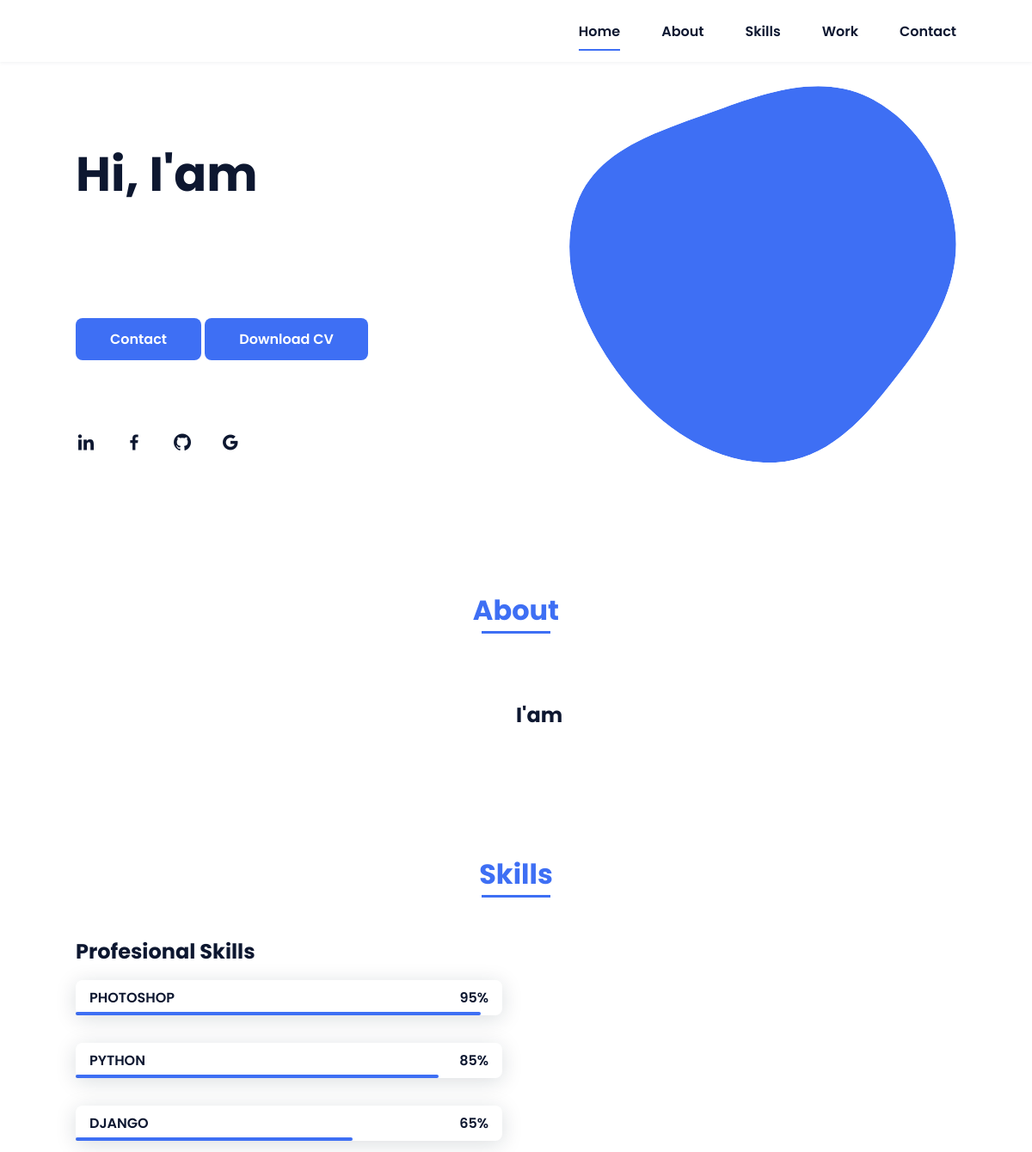
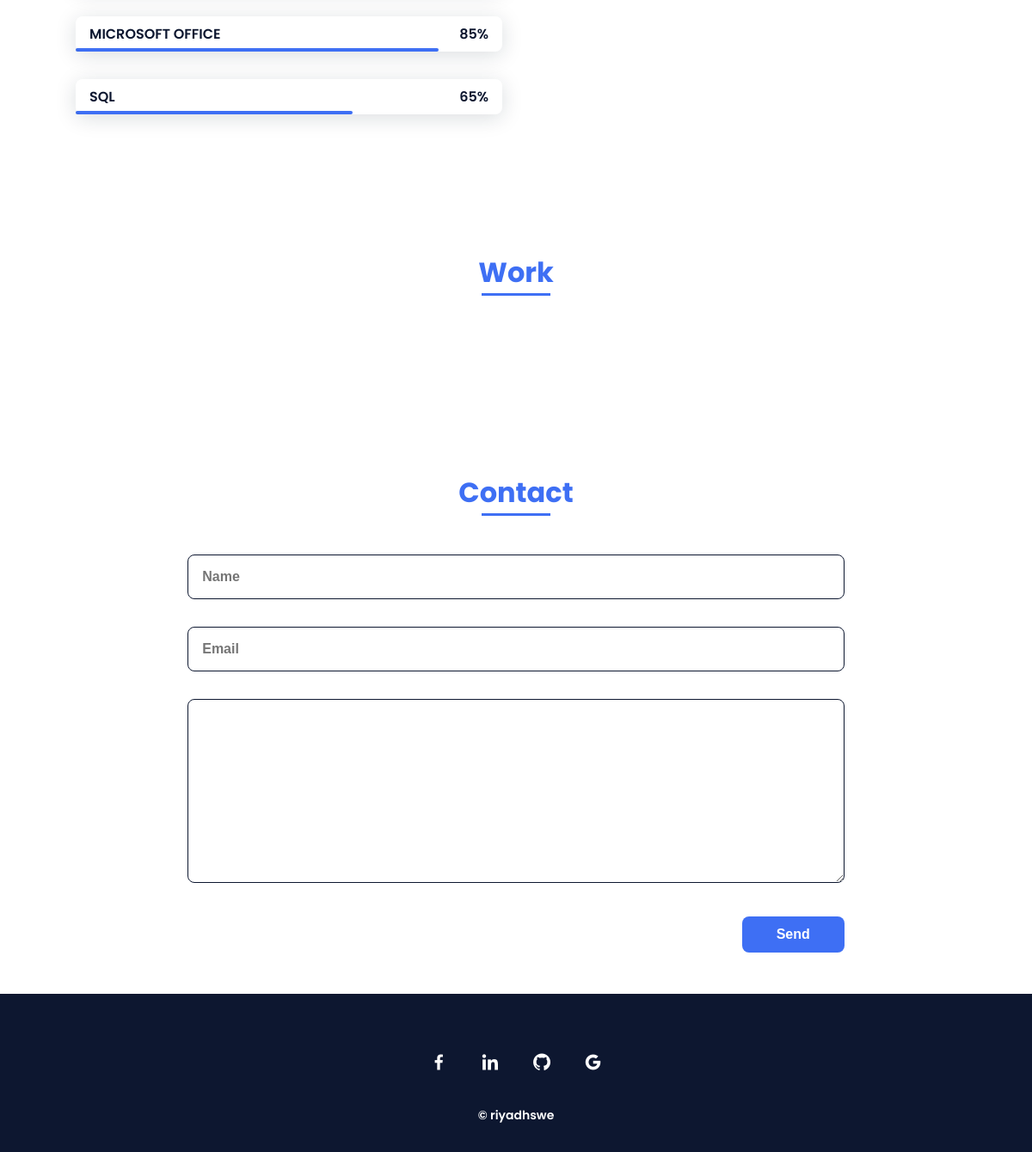
Before: / with the older database file (2 pictures, top to bottom).
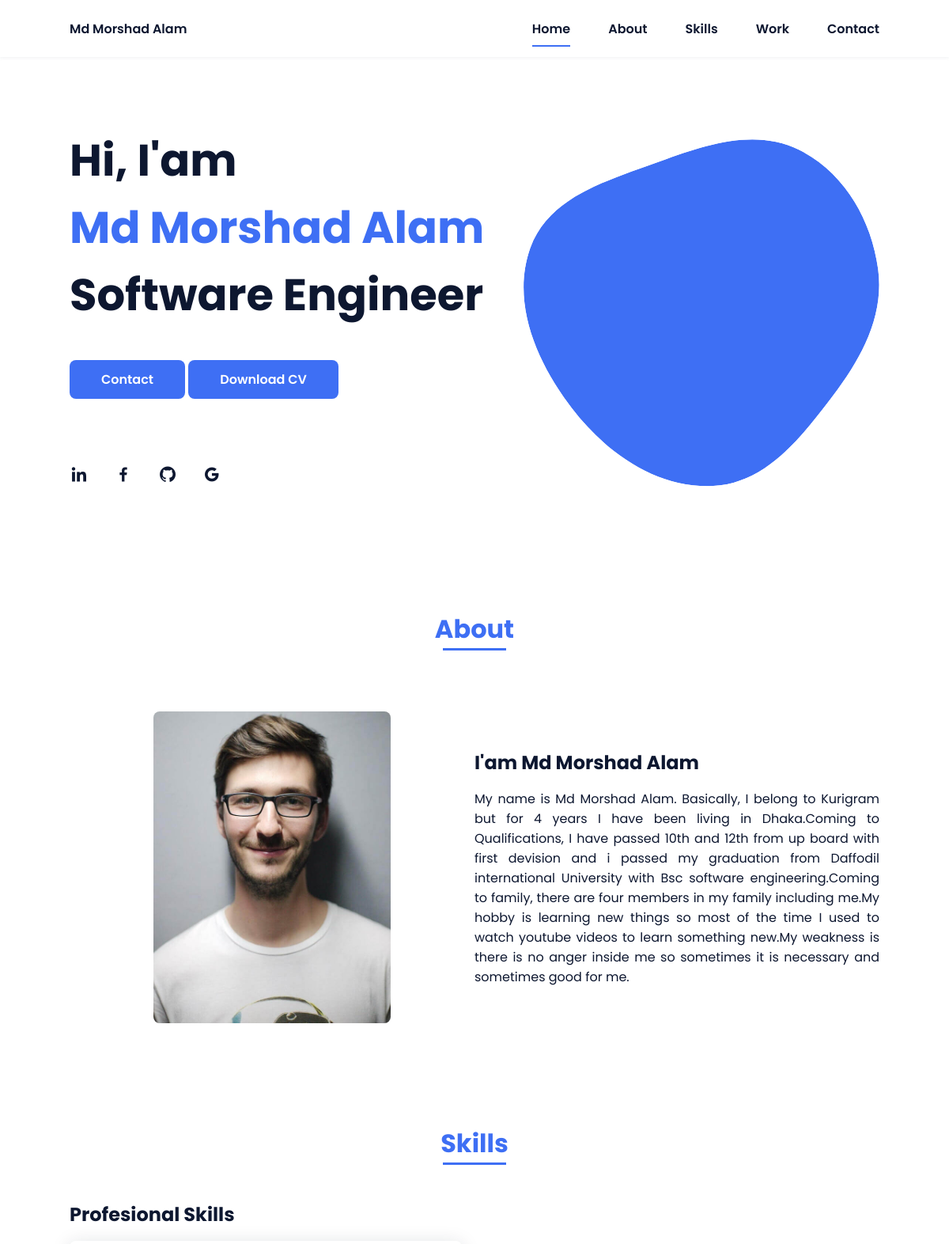
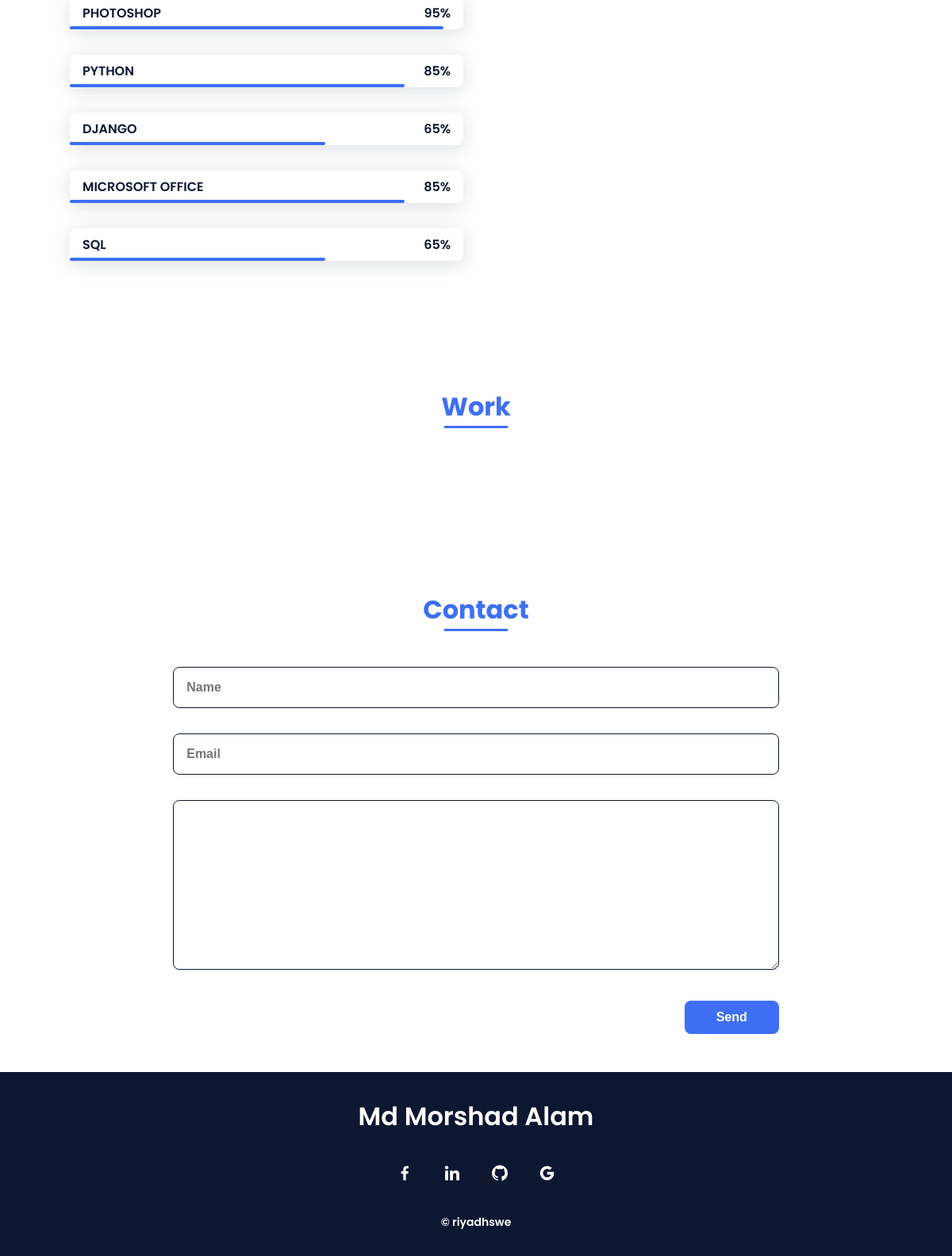
After: the same page with the newer database file (2 pictures, top to bottom).
### App/models.py (models this page shows, shortened)
class Skills(models.Model):
    Skill1 = models.CharField(max_length=200,verbose_name='Skill 95% ')
    Skill2 = models.CharField(max_length=200,verbose_name='Skill 85% ')
    Skill3 = models.CharField(max_length=200,verbose_name='Skill 65% ')
    Skill4 = models.CharField(max_length=200,verbose_name='Skill 85% ')
    Skill5 = models.CharField(max_length=200,verbose_name='Skill 65% ')

class Portfolio(models.Model):
    name = models.CharField(max_length=200, null=True)
    title = models.CharField(max_length=200, null=True)
    description = models.TextField(max_length=5000, null=True)

class Image(models.Model):
    name = models.CharField(max_length=200, null=True,verbose_name='Person Name')
    image1 = models.ImageField(upload_to='about/', blank=False,verbose_name='Profile 400*458 ')
    image2 = models.ImageField(upload_to='about/', blank=False,verbose_name='About 640*841 ')
    image3 = models.ImageField(upload_to='about/', blank=False,verbose_name='Skill 640*426 ')

### App/views.py (the view)
# urls.py: path('', views.index,name = 'index')
def index(request):
    portfoliodata = Portfolio.objects.all()
    imagedata = Image.objects.all()
    pdfdata = Pdf.objects.all()
    workdata = Work.objects.all()
    skilldata = Skills.objects.all()
    socialdata = Social.objects.all()
    contex = {
        'p': portfoliodata,
        'i': imagedata,
        'pdf': pdfdata,
        'work': workdata,
        'Skills': skilldata,
        'social': socialdata,
    }
    if request.method == 'POST':  # For Insert Data
        name = request.POST.get('name')
        email = request.POST.get('email')
        description = request.POST.get('description')
        contactdata = Contact(name=name, email=email, description=description)
        contactdata.save()
    return render(request, 'index.html', contex)

### templates/index.html (shortened to what this page needs)
{% load static %}
<!DOCTYPE html>
<html lang="en">
    <head>
        <link rel="stylesheet" href="{% static 'assets/css/styles.css'%}">
        <link href='https://cdn.jsdelivr.net/npm/boxicons@2.0.5/css/boxicons.min.css' rel='stylesheet'>
    </head>
    <body>
        <header class="l-header">
            <nav class="nav bd-grid">
                <div>
                    <a href="#" class="nav__logo">{{ p.0.name }}</a>
                </div>
                <div class="nav__menu" id="nav-menu">
                    <ul class="nav__list">
                        <li class="nav__item"><a href="#home" class="nav__link active">Home</a></li>
                        <li class="nav__item"><a href="#about" class="nav__link">About</a></li>
                        <li class="nav__item"><a href="#skills" class="nav__link">Skills</a></li>
                        <li class="nav__item"><a href="#work" class="nav__link">Work</a></li>
                        <li class="nav__item"><a href="#contact" class="nav__link">Contact</a></li>
                    </ul>
                </div>
            </nav>
        </header>
        <main class="l-main">
            <section class="home bd-grid" id="home">
                <div class="home__data">
                    <h1 class="home__title">Hi, I'am<br> <span class="home__title-color">{{ p.0.name }} </span><br> {{ p.0.title }}</h1>
                    <a href="#contact" class="button" >Contact</a>
                    <a href="{{ pdf.0.pdf.url }}" class="button" download="" >Download CV</a>
                </div>
                <div class="home__social">
                    <a href="{{ social.0.link1}}" class="home__social-icon"><i class='bx bxl-linkedin'></i></a>
                    <a href="{{ social.0.link2}}" class="home__social-icon"><i class='bx bxl-facebook' ></i></a>
                    <a href="{{ social.0.link3}}" class="home__social-icon"><i class='bx bxl-github' ></i></a>
                    <a href="mailto:{{ social.0.link4}}" class="home__social-icon"><i class='bx bxl-google' ></i></a>
                </div>
                <div class="home__img">
                    <svg class="home__blob" viewBox="0 0 479 467" xmlns="http://www.w3.org/2000/svg" xmlns:xlink="http://www.w3.org/1999/xlink">
                        <mask id="mask0" mask-type="alpha">
                            <path d="M9.19024 145.964C34.0253 76.5814 114.865 54.7299 184.111 29.4823C245.804 6.98884 311.86 -14.9503 370.735 14.143C431.207 44.026 467.948 107.508 477.191 174.311C485.897 237.229 454.931 294.377 416.506 344.954C373.74 401.245 326.068 462.801 255.442 466.189C179.416 469.835 111.552 422.137 65.1576 361.805C17.4835 299.81 -17.1617 219.583 9.19024 145.964Z"/>
                        </mask>
                        <g mask="url(#mask0)">
                            <path d="M9.19024 145.964C34.0253 76.5814 114.865 54.7299 184.111 29.4823C245.804 6.98884 311.86 -14.9503 370.735 14.143C431.207 44.026 467.948 107.508 477.191 174.311C485.897 237.229 454.931 294.377 416.506 344.954C373.74 401.245 326.068 462.801 255.442 466.189C179.416 469.835 111.552 422.137 65.1576 361.805C17.4835 299.81 -17.1617 219.583 9.19024 145.964Z"/>
                            <image class="home__blob-img" x="50" y="60" href="{{ i.0.image1.url }} "/>
                        </g>
                    </svg>
                </div>
            </section>
            <section class="about section " id="about">
                <h2 class="section-title">About</h2>
                <div class="about__container bd-grid">
                    <div class="about__img">
                        <img src="{{ i.0.image2.url }}" alt="">
                    </div>
                    <div>
                        <h2 class="about__subtitle">I'am {{ p.0.name }}</h2>
                        <p class="about__text" align="justify">{{ p.0.description }}</p>
                    </div>
                </div>
            </section>
            <section class="skills section" id="skills">
                <h2 class="section-title">Skills</h2>
                <div class="skills__container bd-grid">
                    <div>
                        <h2 class="skills__subtitle">Profesional Skills</h2>
                        <div class="skills__data">
                            <div class="skills__names">
                                <span class="skills__name">{{ Skills.0.Skill1 }}</span>
                            </div>
                            <div class="skills__bar skills__html">
                            </div>
                            <div>
                                <span class="skills__percentage">95%</span>
                            </div>
                        </div>
                        <div class="skills__data">
                            <div class="skills__names">
                                <span class="skills__name">{{ Skills.0.Skill2 }}</span>
                            </div>
                            <div class="skills__bar skills__css">
                            </div>
                            <div>
                                <span class="skills__percentage">85%</span>
                            </div>
                        </div>
                        <div class="skills__data">
                            <div class="skills__names">
                                <span class="skills__name">{{ Skills.0.Skill3 }}</span>
                            </div>
                            <div class="skills__bar skills__js">
                            </div>
                            <div>
                                <span class="skills__percentage">65%</span>
                            </div>
                        </div>
                        <div class="skills__data">
                            <div class="skills__names">
                                <span class="skills__name">{{ Skills.0.Skill4 }}</span>
                            </div>
                            <div class="skills__bar skills__ux">
                            </div>
                            <div>
                                <span class="skills__percentage">85%</span>
                            </div>
                        </div>
                        <div class="skills__data">
                            <div class="skills__names">
                                <span class="skills__name">{{ Skills.0.Skill5 }}</span>
                            </div>
                            <div class="skills__bar skills__js">
                            </div>
                            <div>
                                <span class="skills__percentage">65%</span>
                            </div>
                        </div>
                    </div>
                </div>
            </section>
            <section class="work section" id="work">
                <h2 class="section-title">Work</h2>
                <div class="work__container bd-grid">
                </div>
            </section>
            <section class="contact section" id="contact">
                <h2 class="section-title">Contact</h2>
                <div class="contact__container bd-grid">
                      <form action="/" method="post"  role="form">
                        <input type="text" name="name"  placeholder="Name"  class="contact__input">
                        <input type="mail"name="email" placeholder="Email"  class="contact__input">
                        <textarea  name="description"   cols="0" rows="10" class="contact__input"></textarea>
                        <input type="submit" value="Send" class="contact__button button">
                    </form>
                </div>
            </section>
        </main>
        <footer class="footer">
            <p class="footer__title">{{ p.0.name }}</p>
            <div class="footer__social">
                <a href="{{ social.0.link2}}" class="footer__icon"><i class='bx bxl-facebook' ></i></a>
                <a href="{{ social.0.link1}}" class="footer__icon"><i class='bx bxl-linkedin' ></i></a>
                <a href="{{ social.0.link3}}" class="footer__icon"><i class='bx bxl-github' ></i></a>
                <a href="mailto:{{ social.0.link4}}" class="footer__icon"><i class='bx bxl-google' ></i></a>
            </div>
            <p class="footer__copy">&#169; riyadhswe </p>
        </footer>
    </body>
</html>

Changed rows visible on the page:
added Portfolio: name "Md Morshad Alam", title "Software Engineer", description "My name is Md Morshad Alam. Basically, I belong to Kurigram but for 4 years I have been living in Dhaka.Coming to Qualifications, I have passed 10th and 12th from up board with first devision and i passed my graduation from Daffodil international University with Bsc software engineering.Coming to family, there are four members in my family including me.My hobby is learning new things so most of the time I used to watch youtube videos to learn something new.My weakness is there is no anger inside me so sometimes it is necessary and sometimes good for me."
added Image: image2 (picture)
